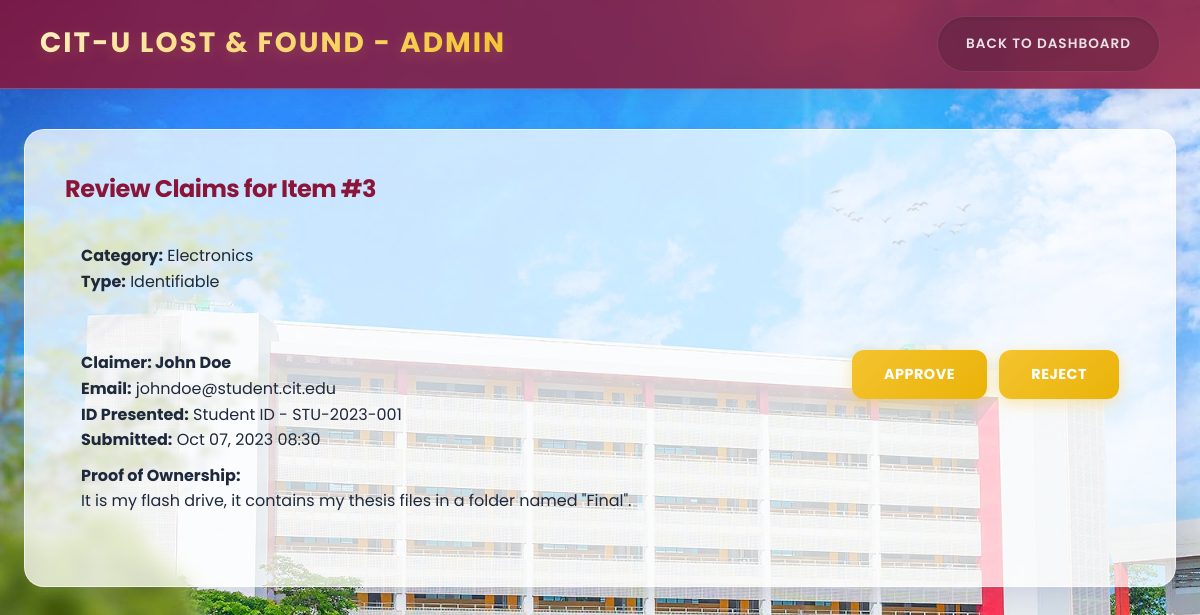
Screenshot of /features/claims/manage_claims.php?item_id=3 (signed in) with the database file from the repository.
### tables this page shows
CREATE TABLE IF NOT EXISTS `Identifiable_Item` (
  `item_id` INT PRIMARY KEY,
  `visible_name` VARCHAR(255) NOT NULL,
  `generalized_description` TEXT NOT NULL,
  FOREIGN KEY (`item_id`) REFERENCES `Item`(`item_id`) ON DELETE CASCADE
);

CREATE TABLE IF NOT EXISTS `Item` (
  `item_id` INT AUTO_INCREMENT PRIMARY KEY,
  `logged_by_faculty_id` INT NOT NULL,
  `category` VARCHAR(100) NOT NULL,
  `date_reported` DATETIME NOT NULL,
  `location_found` VARCHAR(255) NOT NULL,
  `status` ENUM('Listed', 'Claim Pending', 'Returned') NOT NULL DEFAULT 'Listed',
  `item_type` ENUM('Identifiable', 'Unidentifiable') NOT NULL,
  FOREIGN KEY (`logged_by_faculty_id`) REFERENCES `Faculty_User`(`person_id`)
);

CREATE TABLE IF NOT EXISTS `Claim` (
  `claim_id` INT AUTO_INCREMENT PRIMARY KEY,
  `item_id` INT NOT NULL,
  `claimer_id` INT NOT NULL,
  `ownership_proof` TEXT,
  `claim_status` ENUM('Pending Review', 'Approved', 'Rejected') NOT NULL DEFAULT 'Pending Review',
  `date_submitted` DATETIME NOT NULL,
  FOREIGN KEY (`item_id`) REFERENCES `Item`(`item_id`),
  FOREIGN KEY (`claimer_id`) REFERENCES `Claimer`(`person_id`)
);

CREATE TABLE IF NOT EXISTS `Person` (
  `person_id` INT AUTO_INCREMENT PRIMARY KEY,
  `first_name` VARCHAR(100) NOT NULL,
  `last_name` VARCHAR(100) NOT NULL,
  `contact_email` VARCHAR(255) UNIQUE NOT NULL
);

CREATE TABLE IF NOT EXISTS `Claimer` (
  `person_id` INT PRIMARY KEY,
  `identification_type` VARCHAR(50) NOT NULL,
  `identification_number` VARCHAR(100) UNIQUE NOT NULL,
  FOREIGN KEY (`person_id`) REFERENCES `Person`(`person_id`) ON DELETE CASCADE
);

### features/claims/manage_claims.php (called while the page is built, shortened)
<?php
require_once __DIR__ . '/../items/ItemModel.php';
require_once 'ClaimModel.php';
$faculty_id = $_SESSION['faculty_person_id'];
$item_id = $_GET['item_id'] ?? null;
$itemModel = new ItemModel();
$claimModel = new ClaimModel();
$item = $itemModel->getItemById($item_id);
$claims = $claimModel->getPendingClaimsForFacultyItem($faculty_id, $item_id);
require_once 'manage_claims_view.php';

### core/Database.php (called while the page is built)
<?php
class Database {
    private static $host = 'localhost';
    private static $db_name = 'lostfound_db';
    private static $username = 'root';
    private static $password = '';
    private static $conn = null;
    public static function getConnection() {
        if (self::$conn === null) {
            try {
                $dsn = "mysql:host=" . self::$host . ";dbname=" . self::$db_name . ";charset=utf8mb4";
                self::$conn = new PDO($dsn, self::$username, self::$password);
                self::$conn->setAttribute(PDO::ATTR_ERRMODE, PDO::ERRMODE_EXCEPTION);
                self::$conn->setAttribute(PDO::ATTR_DEFAULT_FETCH_MODE, PDO::FETCH_ASSOC);
            } catch(PDOException $exception) {
                die("Connection error: " . $exception->getMessage());
            }
        }
        return self::$conn;
    }
}

### features/items/ItemModel.php (called while the page is built, shortened)
<?php
require_once __DIR__ . '/../../core/Database.php';
class ItemModel {
    private $db;
    public function __construct() {
        $this->db = Database::getConnection();
    }
    public function getItemById($item_id) {
        $query = "SELECT i.*,
                         id_i.visible_name, id_i.generalized_description as id_desc,
                         un_i.generalized_description as un_desc, un_i.hidden_description
                  FROM Item i
                  LEFT JOIN Identifiable_Item id_i ON i.item_id = id_i.item_id
                  LEFT JOIN Unidentifiable_Item un_i ON i.item_id = un_i.item_id
                  WHERE i.item_id = :item_id";
        $stmt = $this->db->prepare($query);
        $stmt->bindParam(':item_id', $item_id);
        $stmt->execute();
        return $stmt->fetch();
    }
}

### features/claims/ClaimModel.php (called while the page is built, shortened)
<?php
require_once __DIR__ . '/../../core/Database.php';
class ClaimModel {
    private $db;
    public function __construct() {
        $this->db = Database::getConnection();
    }
    public function getPendingClaimsForFacultyItem($faculty_id, $item_id) {
        $query = "SELECT c.*, p.first_name, p.last_name, p.contact_email, cl.identification_type, cl.identification_number
                  FROM Claim c
                  JOIN Item i ON c.item_id = i.item_id
                  JOIN Claimer cl ON c.claimer_id = cl.person_id
                  JOIN Person p ON cl.person_id = p.person_id
                  WHERE i.logged_by_faculty_id = :faculty_id
                    AND c.item_id = :item_id
                    AND c.claim_status = 'Pending Review'";
        $stmt = $this->db->prepare($query);
        $stmt->execute([':faculty_id' => $faculty_id, ':item_id' => $item_id]);
        return $stmt->fetchAll();
    }
}

### features/claims/manage_claims_view.php (the view, shortened to what this page needs)
<!DOCTYPE html>
<html lang="en">
<head>
    <link rel="stylesheet" href="../../assets/style.css">
</head>
<body>
    <header>
        <h1>CIT-U Lost & Found - Admin</h1>
        <nav>
            <a href="../dashboard/admin_dashboard.php">Back to Dashboard</a>
        </nav>
    </header>
    <div class="container">
        <div class="card">
            <h2>Review Claims for Item #<?php echo htmlspecialchars($item_id); ?></h2>
            <div style="background: var(--bg-light); padding: 1rem; border-radius: 4px; margin-bottom: 1.5rem;">
                <p><strong>Category:</strong> <?php echo htmlspecialchars($item['category']); ?></p>
                <p><strong>Type:</strong> <?php echo htmlspecialchars($item['item_type']); ?></p>
            </div>
            <?php if (empty($claims)): ?>
                <p>No pending claims for this item.</p>
            <?php else: ?>
                <?php foreach ($claims as $claim): ?>
                    <div style="border: 1px solid var(--border-color); border-radius: 8px; padding: 1rem; margin-bottom: 1rem;">
                        <div style="display: flex; justify-content: space-between;">
                            <div>
                                <h4>Claimer: <?php echo htmlspecialchars($claim['first_name'] . ' ' . $claim['last_name']); ?></h4>
                                <p><strong>Email:</strong> <?php echo htmlspecialchars($claim['contact_email']); ?></p>
                                <p><strong>ID Presented:</strong> <?php echo htmlspecialchars($claim['identification_type']) . ' - ' . htmlspecialchars($claim['identification_number']); ?></p>
                                <p><strong>Submitted:</strong> <?php echo date('M d, Y H:i', strtotime($claim['date_submitted'])); ?></p>
                                <p style="margin-top: 10px;"><strong>Proof of Ownership:</strong><br>
                                <?php echo nl2br(htmlspecialchars($claim['ownership_proof'])); ?></p>
                            </div>
                            <div style="text-align: right;">
                                <form action="manage_claims.php?item_id=<?php echo $item_id; ?>" method="POST" style="display: inline-block;">
                                    <button type="submit" class="btn" style="background-color: var(--success); color: white;" onclick="return confirm('Approve this claim and proceed to handoff?');">Approve</button>
                                </form>
                                <form action="manage_claims.php?item_id=<?php echo $item_id; ?>" method="POST" style="display: inline-block; margin-left: 0.5rem;">
                                    <button type="submit" class="btn" style="background-color: var(--danger); color: white;" onclick="return confirm('Reject this claim?');">Reject</button>
                                </form>
                            </div>
                        </div>
                    </div>
                <?php endforeach; ?>
            <?php endif; ?>
        </div>
    </div>
</body>
</html>

### assets/style.css (style rules this page uses)
:root { --citu-maroon: #8a1538; --citu-maroon-dark: #600f24; --citu-gold: #f4c430; --citu-gold-hover: #d4a922; --text-dark: #1e293b; --text-light: #ffffff; --border-glass: rgba(255, 255, 255, 0.6); --bg-glass: rgba(255, 255, 255, 0.75); --radius-lg: 20px; --radius-md: 12px; --shadow-glass: 0 8px 32px 0 rgba(31, 38, 135, 0.15); --transition: all 0.3s cubic-bezier(0.4, 0, 0.2, 1); }
* { box-sizing: border-box; margin: 0; padding: 0; font-family: 'Poppins', sans-serif; }
body { background: url('bg.jpg') no-repeat center center fixed; background-size: cover; color: var(--text-dark); line-height: 1.6; overflow-x: hidden; min-height: 100vh; }
.card, .item-card, .login-container .card { background: var(--bg-glass); backdrop-filter: blur(16px); -webkit-backdrop-filter: blur(16px); border: 1px solid var(--border-glass); border-radius: var(--radius-lg); box-shadow: var(--shadow-glass); padding: 2.5rem; margin-bottom: 2rem; transition: var(--transition); }
header { background: rgba(138, 21, 56, 0.85); backdrop-filter: blur(12px); -webkit-backdrop-filter: blur(12px); border-bottom: 1px solid rgba(255, 255, 255, 0.2); color: var(--citu-gold); padding: 1rem 2.5rem; display: flex; justify-content: space-between; align-items: center; box-shadow: var(--shadow-glass); animation: slideDown 0.6s cubic-bezier(0.16, 1, 0.3, 1); position: sticky; top: 0; z-index: 100; }
header h1 { font-size: 1.75rem; font-weight: 700; margin: 0; letter-spacing: 2px; text-transform: uppercase; background: linear-gradient(135deg, #fff2c8 0%, var(--citu-gold) 100%); -webkit-background-clip: text; -webkit-text-fill-color: transparent; text-shadow: 0 4px 15px rgba(244, 196, 48, 0.2); }
header nav { display: flex; align-items: center; gap: 0.5rem; background: rgba(0, 0, 0, 0.15); padding: 0.4rem 0.5rem; border-radius: 9999px; border: 1px solid rgba(255, 255, 255, 0.1); box-shadow: inset 0 2px 4px rgba(0,0,0,0.1); }
header nav a { color: rgba(255, 255, 255, 0.85); text-decoration: none; font-weight: 600; font-size: 0.85rem; padding: 0.6rem 1.25rem; border-radius: 9999px; transition: var(--transition); text-transform: uppercase; letter-spacing: 1px; }
.container { max-width: 1200px; margin: 2.5rem auto; padding: 0 1.5rem; animation: fadeInUp 0.6s ease-out forwards; }
h2, h3 { color: var(--citu-maroon); font-weight: 700; margin-bottom: 1.2rem; letter-spacing: -0.5px; }
button, .btn { display: inline-block; background: linear-gradient(135deg, var(--citu-gold) 0%, #eab308 100%); color: #713f12; padding: 0.85rem 2rem; border: none; border-radius: var(--radius-md); font-weight: 700; cursor: pointer; text-decoration: none; text-align: center; text-transform: uppercase; letter-spacing: 0.5px; font-size: 0.9rem; transition: var(--transition); box-shadow: 0 4px 15px rgba(244, 196, 48, 0.4); }

### rows the page displays
identifiable_item: item_id.category "Electronics", item_id.item_type "Identifiable"
claim: person.first_name+last_name "John Doe", person.contact_email "johndoe@student.cit.edu", claimer.identification_type "Student ID", claimer.identification_number "STU-2023-001", date_submitted "Oct 07, 2023 08:30", ownership_proof "It is my flash drive, it contains my thesis files in a folder named \"Final\"."

### other values shown
$item_id "3"
